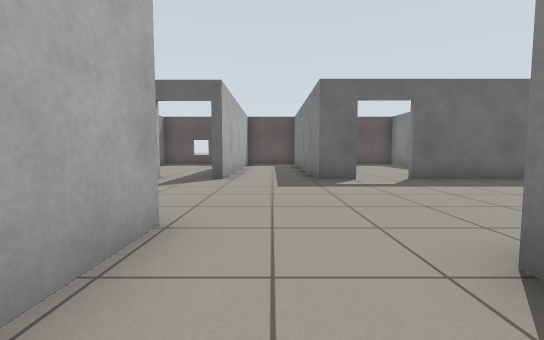
View 1 (above)

20 first-person views from a walk through a Gazebo world. The camera is 0.72 m above the floor, tilts 4° down and sees 90° across. The floor is counted in squares, 1 m on a side. Each view is taken from the middle of a square. On the plan, view 1 faces up. The plan holds only what a view shows up to about 9 squares ahead; the rest is blank.

View 2
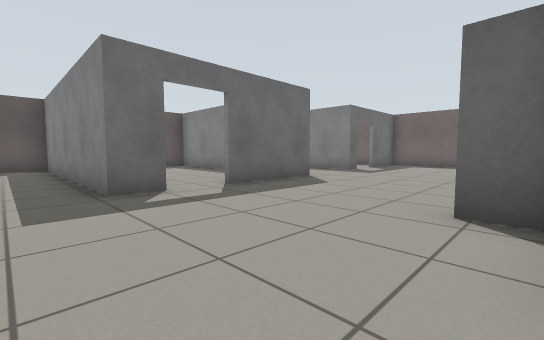

View 3
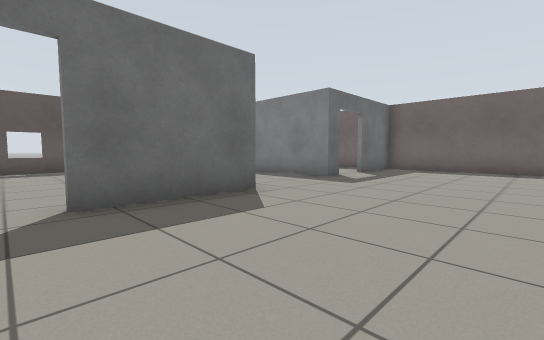

View 4
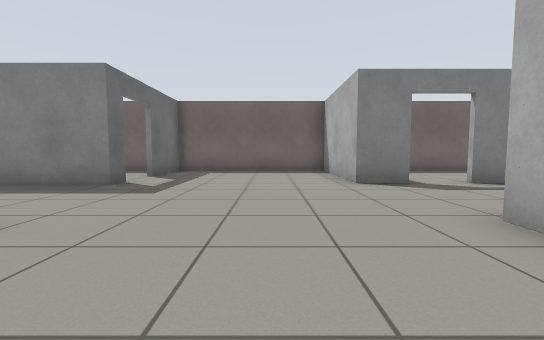

View 5
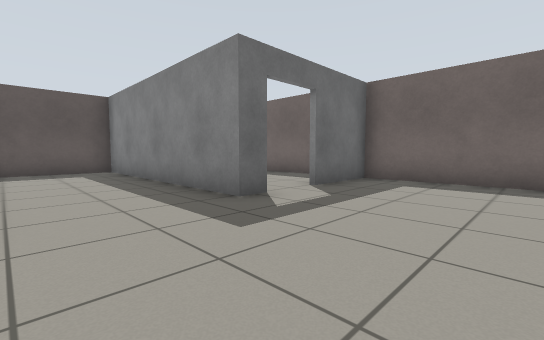

View 6
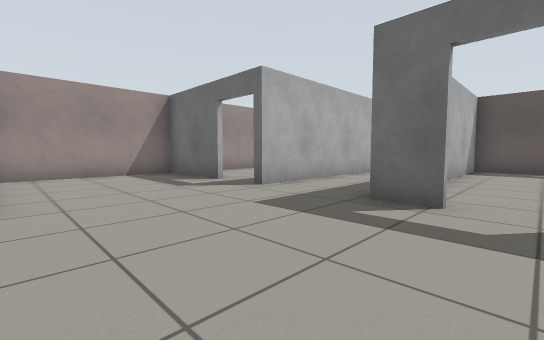

View 7
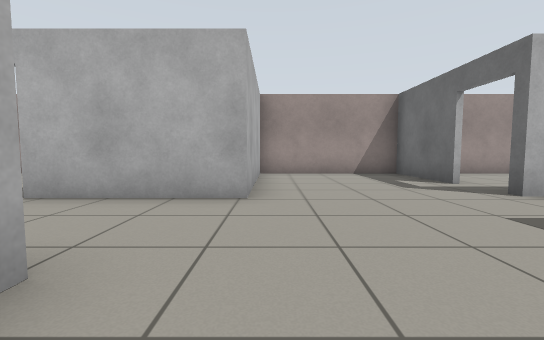

View 8
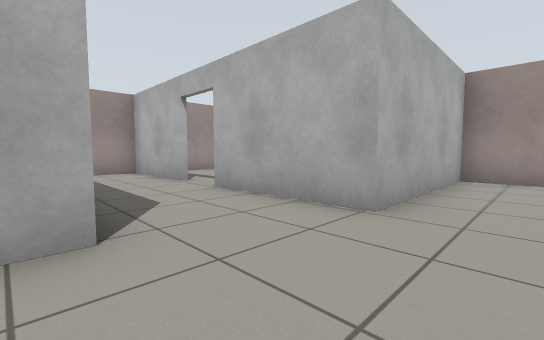

View 9
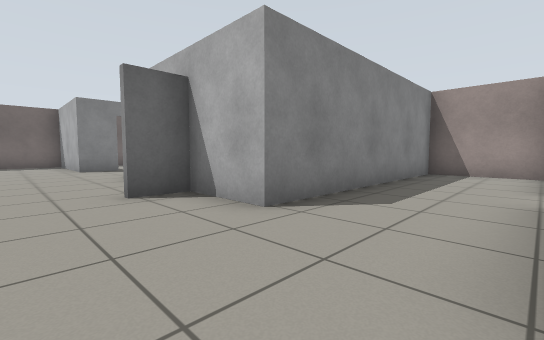

View 10
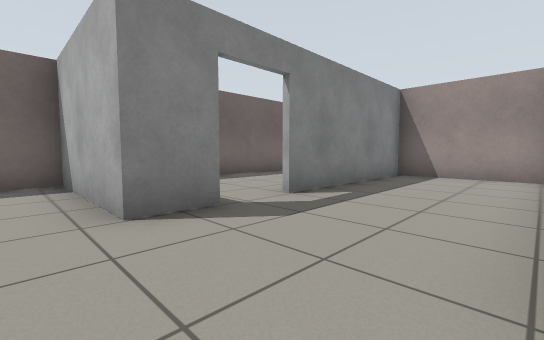

View 11
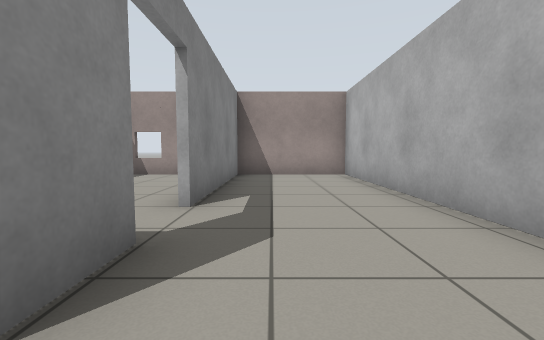

View 12
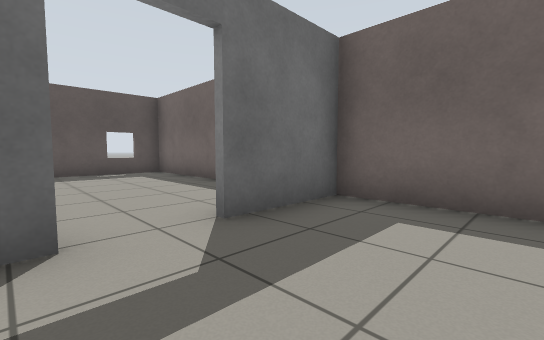

View 13
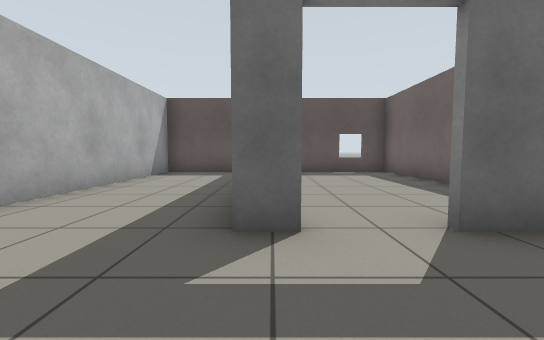

View 14
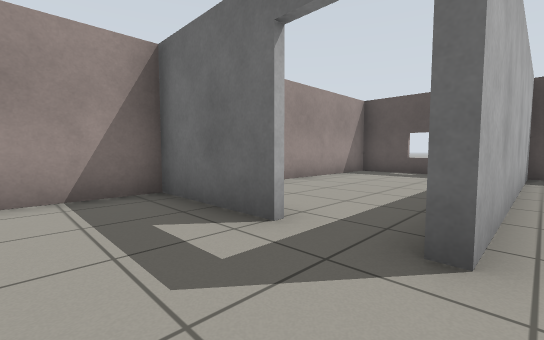

View 15
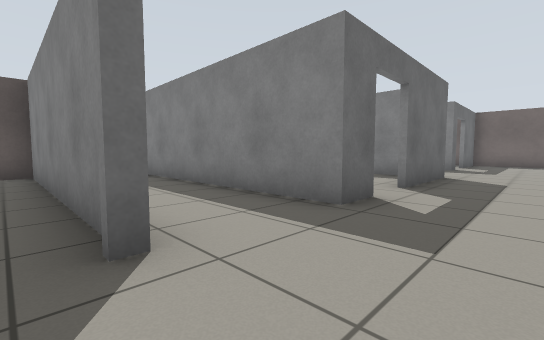

View 16
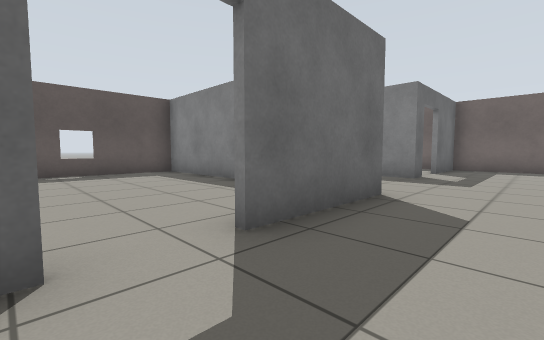

View 17
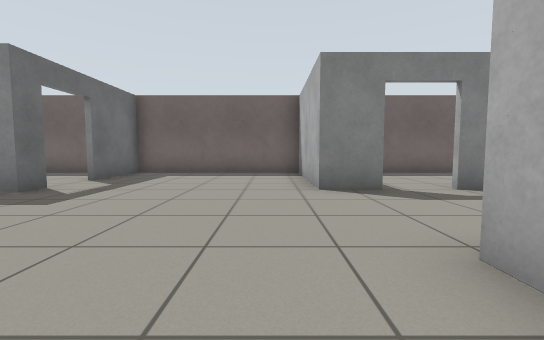

View 18
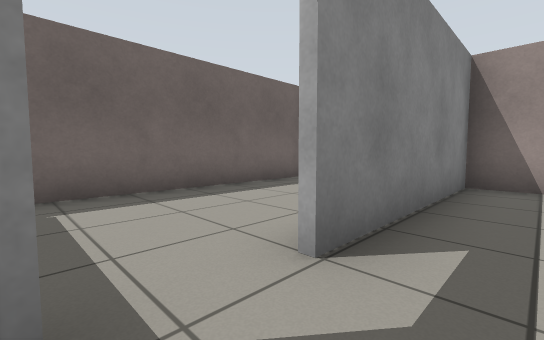

View 19
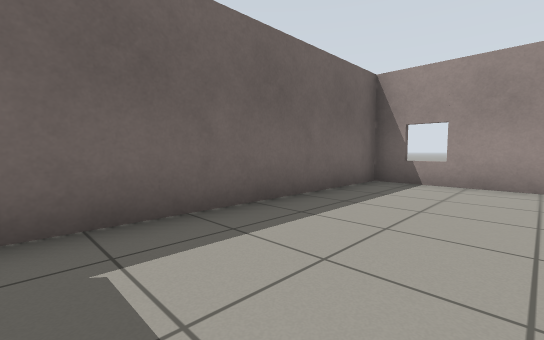

View 20
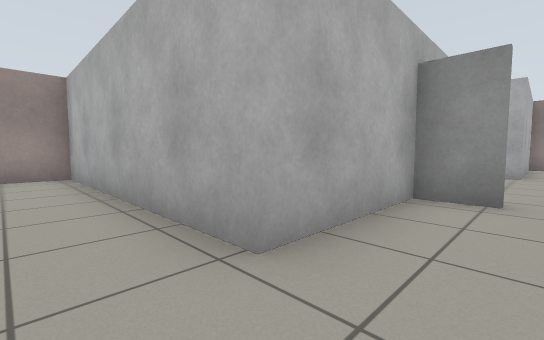

### Floor plan
Ten units are one square. View 1 is at (0, 0); x grows to the right and y downward. Boxes are objects, and circles mark ways between rooms. Rooms are numbered by the first view taken in them; rooms with no view inside come last. Other rooms are left out.
<svg viewBox="-62 -148 206 206">
<path fill="none" stroke="#000" d="M65 -69 35 -69M23 -69 12 -69 12 -136M101 -9 101 -21 139 -21M104 -74 97 -74 97 -143 70 -143M-29 -69 -57 -69 -57 -26 -11 -26 -11 9M-11 21 -11 53 15 53 15 -16 68 -16 68 53 101 53 101 4M139 -19 139 -74 116 -74M64 -141 64 -85M6 -143 -9 -143M-11 -143 -11 -69M109 53 139 53 139 -19M63 -106 63 -136M56 -143 13 -143 13 -107M63 -80 63 -89M-57 -132 -57 -90M-9 -143 -46 -143M-14 -69 -14 -142"/>
<rect x="35" y="-25" width="10" height="10" fill="#bbb"><title>door leaf</title></rect>
<circle cx="100" cy="-5" r="3" fill="#2a7"/>
<circle cx="30" cy="-70" r="3" fill="#2a7"/>
<circle cx="-25" cy="-70" r="3" fill="#2a7"/>
<text x="50" y="-40">1</text>
<text x="120" y="20">2</text>
<text x="30" y="-110">3</text>
<text x="-30" y="-110">4</text>
</svg>
Room 1 opens to room 2. Room 1 opens to room 3. Room 1 opens to room 4.

Where each view was taken, in squares from view 1:
view 1: 0 up, 0 right, facing up
view 2: 2 up, 0 right, facing up-right
view 3: 3 up, 3 right, facing up-right
view 4: 4 up, 4 right, facing right
view 5: 4 up, 7 right, facing up-right
view 6: 3 up, 3 right, facing up-left
view 7: 3 up, 3 right, facing left
view 8: 4 up, 2 right, facing down-left
view 9: 4 up, 1 left, facing down-right
view 10: 3 up, 7 right, facing down-right
view 11: 3 up, 9 right, facing down
view 12: 5 up, 10 right, facing up-right
view 13: 5 up, 10 right, facing up
view 14: 5 up, 1 left, facing up-left
view 15: 5 up, 2 left, facing up-right
view 16: 5 up, 2 right, facing up-right
view 17: 3 up, 5 right, facing right
view 18: 1 up, 9 right, facing down-right
view 19: 1 up, 11 right, facing down-right
view 20: 3 up, 8 right, facing down-left
